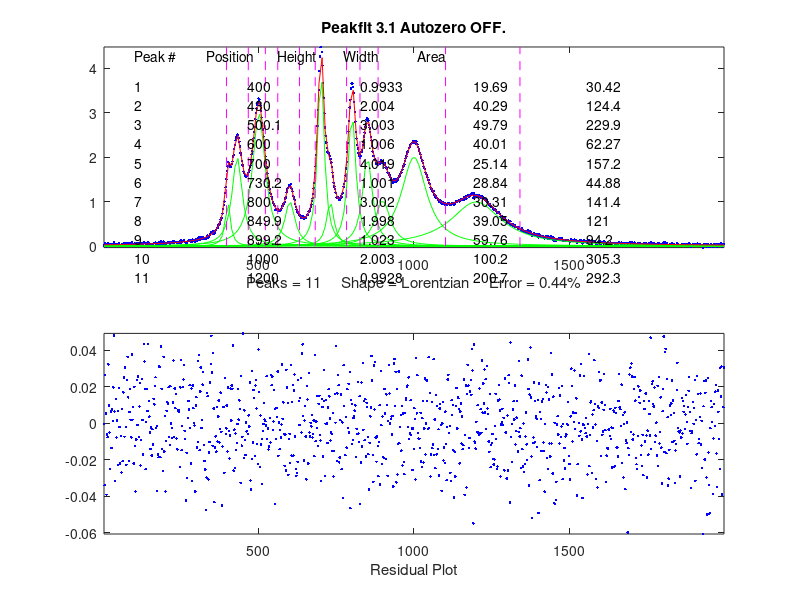

Source code (MATLAB):
function PeakFitDemo11Lor
% Demonstration script for ipf.m, with built-in signal generator.  
% You can change the character of the signal in lines 11-117.
% T. C. O'Haver (toh@umd.edu).  Version 3: August 23, 2008. 

format short g
format compact
warning off all

% Generate simulated signal
n=2000;  % maximum x-value
increment=2; % Difference between adjacent x values
x=[1:increment:n];
amp=[1 2 3 1 4 1 3 2 1 2 1];  % Amplitudes of the peaks (one entry for each peak)
pos=[400 430 500 600 700 730 800 850 900 1000 1200];   % Positions of the peaks (one entry for each peak)
wid=[20 40 50 40 25 30 30 40 60 100 200];   % Widths of the peaks (one entry for each peak)
noise=.02;
% A = matrix containing one of the unit-amplidude functions in each of its rows
clear A
A=zeros(length(pos),length(x));
for k=1:length(pos),
  A(k,:)=lorentzian(x,pos(k),wid(k));  % Gaussian function
  area(k)=amp(k).*trapz(x,A(k,:)); % Computes peak areas via trapaziod method
end
TrueY=amp*A;  % Multiplies each row by the corresponding amplitude and adds them up
% TrueY=TrueY+lorentzian(x,0,1000); % Adds sloping curved baseline 
y = TrueY + noise .* randn(size(x));

% Arrange the peak parameters of the simulated signal into a matrix
ColumnLabels='           Peak#   Position     Height     Width       Area';
NumPeaks=length(pos);
for m=1:NumPeaks,
  if m==1,  
     ActualParameters=[m pos(m) amp(m) wid(m) area(m) ]; 
  else
     ActualParameters=[ActualParameters; [m pos(m) amp(m) wid(m) area(m) ]];
  end
end
plot(x,y)
drawnow
disp('Test signal with 11 overlapping Lorentzian peaks ')
% Display the peak parameters of the simulated signal 
ColumnLabels
ActualParameters

disp(' ')
disp('Peakfit 3.1 can fit any number of peaks, in theory. However, a simple ')
disp('default fit for 11 peaks does not work at all with this many peaks: ')
disp(' ')
disp('>> [FitResults,FitError]=peakfit([x;y],0,0,11)')
[FitResults,FitError]=peakfit([x;y],0,0,11)
disp(' ')
disp('The only way to get a good fit in this case is to give it good "start" estimate:') 
disp(' ')
disp('>> [FitResults,FitError]=peakfit([x;y],0,0,11,2,0,1,[400 20 430 40 500 50 600 40 700 20 730 20 800 30 850 40 900 60 1000 100 1200 200],0)')
[FitResults,FitError]=peakfit([x;y],0,0,11,2,0,1,[400 20 430 40 500 50 600 40 700 20 730 20 800 30 850 40 900 60 1000 100 1200 200],0)
disp(' ')
disp('Now you can compare these FitResults to the ActualParameters.')
disp('As an experiment, make a small change to the peak amplitudes (amp),')
disp('position (pos), or widths (wid), in lines 14-16, to see if the ')
disp('fitting results track your changes. ')
% Internal functions
function [FitResults,LowestError,BestStart,xi,yi,BootResults]=peakfit(signal,center,window,NumPeaks,peakshape,extra,NumTrials,start,AUTOZERO,fixedwidth)
% Version 3.1: September, 2012. Unlimited Number of peaks. Bug fixes.
% A command-line peak fittingds program for time-series signals, 
% written as a self-contained Matlab function in a single m-file. 
% Uses an non-linear optimization algorithm to decompose a complex, 
% overlapping-peak signal into its component parts. The objective
% is to determine whether your signal can be represented as the sum of
% fundamental underlying peaks shapes. Accepts signals of any length,
% including those with non-integer and non-uniform x-values. Fits 
% Gaussian, equal-width Gaussians, exponentially-broadened Gaussian, 
% Lorentzian, equal-width Lorentzians, Pearson, Logistic, exponential
% pulse, and sigmoid shapes (expandable to other shapes). This is a command
% line version, usable from a remote terminal. It is capable of making 
% multiple trial fits with sightly different starting values and taking
% the one with the lowest mean fit error.  Version 3.1: September, 2012, 
%
% PEAKFIT(signal);       
% Performs an iterative least-squares fit of a single Gaussian  
% peak to the data matrix "signal", which has x values 
% in column 1 and Y values in column 2 (e.g. [x y])
%
% PEAKFIT(signal,center,window);
% Fits a single Gaussian peak to a portion of the 
% matrix "signal". The portion is centered on the 
% x-value "center" and has width "window" (in x units).
% 
% PEAKFIT(signal,center,window,NumPeaks);
% "NumPeaks" = number of peaks in the model (default is 1 if not
% specified). No limit to maximum number of peaks in version 3.1
% 
% PEAKFIT(signal,center,window,NumPeaks,peakshape);
% Specifies the peak shape of the model: "peakshape" = 1-12.
% (1=Gaussian (default), 2=Lorentzian, 3=logistic, 4=Pearson, 
% 5=exponentionally broadened Gaussian; 6=equal-width Gaussians;
% 7=Equal-width Lorentzians; 8=exponentionally broadened equal-width
% Gaussian, 9=exponential pulse, 10=sigmoid, 11=Fixed-width Gaussian, 
% 12=Fixed-width Lorentzian;).
%
% PEAKFIT(signal,center,window,NumPeaks,peakshape,extra)
% Specifies the value of 'extra', used in the Pearson and the
% exponentionally broadened Gaussian shapes to fine-tune the peak shape. 
% 
% PEAKFIT(signal,center,window,NumPeaks,peakshape,extra,NumTrials);
% Performs "NumTrials" trial fits and selects the best one (with lowest
% fitting error). NumTrials can be any positive integer (default is 1).
%
% PEAKFIT(signal,center,window,NumPeaks,peakshape,extra,NumTrials,start)
% Specifies the first guesses vector "firstguess" for the peak positions
%  and widths, e.g. start=[position1 width1 position2 width2 ...]
% 
% [FitResults,MeanFitError]=PEAKFIT(signal,center,window...)
% Returns the FitResults vector in the order peak number, peak
% position, peak height, peak width, and peak area), and the MeanFitError
% (the percent RMS difference between the data and the model in the
% selected segment of that data) of the best fit.
%
% Optional output parameters 
% 1. FitResults: a table of model peak parameters, one row for each peak,
%    listing Peak number, Peak position, Height, Width, and Peak area.
% 2. LowestError: The rms fitting error of the best trial fit.
% 3. BestStart: the starting guesses that gave the best fit.
% 4. xi: vector containing 100 interploated x-values for the model peaks. 
% 5. yi: matrix containing the y values of each model peak at each xi. 
%    Type plot(xi,yi(1,:)) to plot peak 1 or plot(xi,yi) to plot all peaks
% 6. BootResults: a table of bootstrap precision results for a each peak
%    and [peak parameter.
% T. C. O'Haver (toh@umd.edu). Version 3 
%  
% Example 1: 
% >> x=[0:.1:10]';y=exp(-(x-5).^2);peakfit([x y])
% Fits exp(-x)^2 with a single Gaussian peak model.
%
%        Peak number  Peak position   Height     Width      Peak area
%             1            5            1        1.665       1.7725
%
% Example 2:
% x=[0:.1:10]';y=exp(-(x-5).^2)+.1*randn(size(x));peakfit([x y])
% Like Example 1, except that random noise is added to the y data.
% ans =
%             1         5.0279       0.9272      1.7948      1.7716
%
% Example 3:
% x=[0:.1:10];y=exp(-(x-5).^2)+.5*exp(-(x-3).^2)+.1*randn(size(x));
% peakfit([x' y'],5,19,2,1,0,1)
% Fits a noisy two-peak signal with a double Gaussian model (NumPeaks=2).
% ans =
%             1       3.0001      0.49489        1.642      0.86504
%             2       4.9927       1.0016       1.6597       1.7696
%
% Example 4:
% >> x=1:100;y=ones(size(x))./(1+(x-50).^2);peakfit(y,50,100,1,2)
% Create and fit Lorentzian located at x=50, height=1, width=2.
% ans =
%            1           50      0.99974       1.9971       3.1079
% Example 5: 
%   >> x=[0:.005:1];y=humps(x);peakfit([x' y'],.3,.7,1,4,3);
%   Fits a portion of the humps function, 0.7 units wide and centered on 
%   x=0.3, with a single (NumPeaks=1) Pearson function (peakshape=4)
%   with extra=3 (controls shape of Pearson function).
%
% Example 6: 
%  >> x=[0:.005:1];y=(humps(x)+humps(x-.13)).^3;smatrix=[x' y'];
%  >> [FitResults,MeanFitError]=peakfit(smatrix,.4,.7,2,1,0,10)
%  Creates a data matrix 'smatrix', fits a portion to a two-peak Gaussian
%  model, takes the best of 10 trials.  Returns FitResults and MeanFitError.
%  FitResults =
%              1      0.31056  2.0125e+006      0.11057  2.3689e+005
%              2      0.41529  2.2403e+006      0.12033  2.8696e+005
%  MeanFitError =
%         1.1899
%
% Example 7:
% >> peakfit([x' y'],.4,.7,2,1,0,10,[.3 .1 .5 .1]);
% As above, but specifies the first-guess position and width of the two
% peaks, in the order [position1 width1 position2 width2]
%
% Example 8:
% >> peakfit([x' y'],.4,.7,2,1,0,10,[.3 .1 .5 .1],0);
% As above, but sets AUTOZERO mode in the last argument.
% AUROZERO=0 does not subtract baseline from data segment. 
% AUROZERO=1 (default) subtracts linear baseline from data segment.
% AUROZERO=2, subtracts quadratic baseline from data segment.
%
% Example 8:
% >> x=[0:.1:10]';y=1./(1+x.^2)+exp(-(x-5).^2);peakfit([x y],5,5.5,0,0,0,0,0,2)
% ans =
%             1       5.0078      0.97001       1.6079       1.6598
% Fitting single Gaussian on a curved background, using quadratic
% autozero (2) and specifying center and window, but using placeholders (zeros) 
% to use default values for NumPeaks, peakshape, extra, NumTrials, and start.
%
% Example 9:
% >> x=[0:.1:10];y=exp(-(x-5).^2)+.5*exp(-(x-3).^2)+.1*randn(size(x));
% [FitResults,MeanFitError]=peakfit([x' y'],0,0,2,11,0,0,0,0,1.666)
% Same as example 3, fit with fixed-widrh Gaussian (shape 11), width=1.666
% 
% Example 10: (Prints out parameter error estimates; Version 3 only)
% >> x=0:.05:9;y=exp(-(x-5).^2)+.5*exp(-(x-3).^2)+.01*randn(1,length(x));
% >> [FitResults,LowestError,BestStart,xi,yi,BootstrapErrors]=peakfit([x;y],0,0,2,6,0,1,0,0,0);
%
% For more details, see
% http://terpconnect.umd.edu/~toh/spectrum/CurveFittingC.html and
% http://terpconnect.umd.edu/~toh/spectrum/InteractivePeakFitter.htm
%
global AA xxx PEAKHEIGHTS FIXEDWIDTH

format short g
format compact
warning off all

NumArgOut=nargout;
datasize=size(signal);
if datasize(1)<datasize(2),signal=signal';end
datasize=size(signal);
if datasize(2)==1, %  Must be isignal(Y-vector)
    X=1:length(signal); % Create an independent variable vector
    Y=signal;
else
    % Must be isignal(DataMatrix)
    X=signal(:,1); % Split matrix argument 
    Y=signal(:,2);
end
X=reshape(X,1,length(X)); % Adjust X and Y vector shape to 1 x n (rather than n x 1)
Y=reshape(Y,1,length(Y));
% If necessary, flip the data vectors so that X increases
if X(1)>X(length(X)),
    disp('X-axis flipped.')
    X=fliplr(X);
    Y=fliplr(Y);
end

% Isolate desired segment from data set for curve fitting
if nargin==1 || nargin==2,center=(max(X)-min(X))/2;window=max(X)-min(X);end
xoffset=center-window/2;
n1=val2ind(X,center-window/2);
n2=val2ind(X,center+window/2);
if window==0,n1=1;n2=length(X);end
xx=X(n1:n2)-xoffset;
yy=Y(n1:n2);
ShapeString='Gaussian';

% Define values of any missing arguments
switch nargin
    case 1
        NumPeaks=1;
        peakshape=1;
        extra=0;
        NumTrials=1;
        xx=X;yy=Y;
        start=calcstart(xx,NumPeaks,xoffset);
        AUTOZERO=1;
    case 2
        NumPeaks=1;
        peakshape=1;
        extra=0;
        NumTrials=1;
        xx=signal;yy=center;
        start=calcstart(xx,NumPeaks,xoffset);
        AUTOZERO=1;
    case 3
        NumPeaks=1;
        peakshape=1;
        extra=0;
        NumTrials=1;
        start=calcstart(xx,NumPeaks,xoffset);
        AUTOZERO=1;
        FIXEDWIDTH=0;
    case 4
        peakshape=1;
        extra=0;
        NumTrials=1;
        start=calcstart(xx,NumPeaks,xoffset);
        AUTOZERO=1;
        FIXEDWIDTH=0;
    case 5
        extra=0;
        NumTrials=1;
        start=calcstart(xx,NumPeaks,xoffset);
        AUTOZERO=1;
        FIXEDWIDTH=0;
    case 6
        NumTrials=1;
        start=calcstart(xx,NumPeaks,xoffset);
        AUTOZERO=1;
        FIXEDWIDTH=0;
    case 7
        start=calcstart(xx,NumPeaks,xoffset);
        AUTOZERO=1;
        FIXEDWIDTH=0;
    case 8
        AUTOZERO=1;
        FIXEDWIDTH=0;
    case 10
        FIXEDWIDTH=fixedwidth;
    otherwise
end % switch nargin

% Default values for placeholder zeros
if NumTrials==0;NumTrials=1;end
if peakshape==0;peakshape=1;end
if NumPeaks==0;NumPeaks=1;end
if start==0;start=calcstart(xx,NumPeaks,xoffset);end
if FIXEDWIDTH==0, FIXEDWIDTH=length(xx)/10;end

% Remove linear baseline from data segment if AUTOZERO==1
X1=min(xx);
X2=max(xx);
bkgsize=round(length(xx)/10);
if bkgsize<2,bkgsize=2;end
if AUTOZERO==1, % linear autozero operation  
  Y1=mean(yy(1:bkgsize));
  Y2=mean(yy((length(xx)-bkgsize):length(xx)));
  yy=yy-((Y2-Y1)/(X2-X1)*(xx-X1)+Y1);
end % if
lxx=length(xx);
if AUTOZERO==2, % Quadratic autozero operation  
    XX1=xx(1:round(lxx/bkgsize));
    XX2=xx((lxx-round(lxx/bkgsize)):lxx);
    Y1=yy(1:round(length(xx)/bkgsize));
    Y2=yy((lxx-round(lxx/bkgsize)):lxx);
    bkgcoef=polyfit([XX1,XX2],[Y1,Y2],2);  % Fit parabola to sub-group of points
    bkg=polyval(bkgcoef,xx);
    yy=yy-bkg;
end % if autozero

PEAKHEIGHTS=zeros(1,NumPeaks);
n=length(xx);
newstart=start;
for peaks=1:NumPeaks,
     peakindex=2*peaks-1;
     newstart(peakindex)=start(peakindex)-xoffset;
end

% Assign ShapStrings
switch peakshape
    case 1
        ShapeString='Gaussian';
    case 2
        ShapeString='Lorentzian';
    case 3
        ShapeString='Logistic';
    case 4
        ShapeString='Pearson';
    case 5
        ShapeString='ExpGaussian';
    case 6
        ShapeString='Equal width Gaussians';
    case 7
        ShapeString='Equal width Lorentzians';
    case 8
        ShapeString='Exp. equal width Gaussians';
    case 9
        ShapeString='Exponential Pulse';
    case 10
        ShapeString='Sigmoid';
    case 11
        ShapeString='Fixed-width Gaussian';
    case 12
        ShapeString='Fixed-width Lorentzian';
    otherwise
end % switch peakshape
  
% Perform peak fitting for selected peak shape using fminsearch function
options = optimset('TolX',.00001,'Display','off' );
LowestError=1000; % or any big number greater than largest error expected
FitParameters=zeros(1,NumPeaks.*2); 
BestStart=zeros(1,NumPeaks.*2); 
height=zeros(1,NumPeaks); 
bestmodel=zeros(size(yy));
for k=1:NumTrials, 
    % disp(['Trial number ' num2str(k) ] ) % optionally prints the current trial number as progress indicator
  switch peakshape
    case 1
        TrialParameters=fminsearch(@fitgaussian,newstart,options,xx,yy);
    case 2
        TrialParameters=fminsearch(@fitlorentzian,newstart,options,xx,yy);
    case 3
        TrialParameters=fminsearch(@fitlogistic,newstart,options,xx,yy);
    case 4
        TrialParameters=fminsearch(@fitpearson,newstart,options,xx,yy,extra);
    case 5
        zxx=[zeros(size(xx)) xx zeros(size(xx)) ];
        zyy=[zeros(size(yy)) yy zeros(size(yy)) ];
        TrialParameters=fminsearch(@fitexpgaussian,newstart,options,zxx,zyy,-extra);n';
    case 6
        cwnewstart(1)=newstart(1);
        for pc=2:NumPeaks,
            cwnewstart(pc)=newstart(2.*pc-1);  
        end
        cwnewstart(NumPeaks+1)=(max(xx)-min(xx))/5;
        TrialParameters=fminsearch(@fitewgaussian,cwnewstart,options,xx,yy);
    case 7
        cwnewstart(1)=newstart(1);
        for pc=2:NumPeaks,
            cwnewstart(pc)=newstart(2.*pc-1);  
        end
        cwnewstart(NumPeaks+1)=(max(xx)-min(xx))/5;
        TrialParameters=fminsearch(@fitlorentziancw,cwnewstart,options,xx,yy);
    case 8
        cwnewstart(1)=newstart(1);
        for pc=2:NumPeaks,
            cwnewstart(pc)=newstart(2.*pc-1);  
        end
        cwnewstart(NumPeaks+1)=(max(xx)-min(xx))/5;
        TrialParameters=fminsearch(@fitexpewgaussian,cwnewstart,options,xx,yy,-extra);
      case 9
          TrialParameters=fminsearch(@fitexppulse,newstart,options,xx,yy);
      case 10
          TrialParameters=fminsearch(@fitsigmoid,newstart,options,xx,yy);
      case 11
          fixedstart=[];
          for pc=1:NumPeaks,
              fixedstart(pc)=min(xx)+pc.*(max(xx)-min(xx))./(NumPeaks+1);
          end
          TrialParameters=fminsearch(@FitFWGaussian,fixedstart,options,xx,yy);
      case 12
          fixedstart=[];
          for pc=1:NumPeaks,
              fixedstart(pc)=min(xx)+pc.*(max(xx)-min(xx))./(NumPeaks+1);
          end
          TrialParameters=fminsearch(@FitFWLorentzian,fixedstart,options,xx,yy);
      otherwise
  end % switch peakshape
  
% Construct model from Trial parameters
A=zeros(NumPeaks,n);
for m=1:NumPeaks,
    switch peakshape
        case 1
            A(m,:)=gaussian(xx,TrialParameters(2*m-1),TrialParameters(2*m));
        case 2
            A(m,:)=lorentzian(xx,TrialParameters(2*m-1),TrialParameters(2*m));
        case 3
            A(m,:)=logistic(xx,TrialParameters(2*m-1),TrialParameters(2*m));
        case 4
            A(m,:)=pearson(xx,TrialParameters(2*m-1),TrialParameters(2*m),extra);
        case 5
            A(m,:)=expgaussian(xx,TrialParameters(2*m-1),TrialParameters(2*m),-extra)';
        case 6
            A(m,:)=gaussian(xx,TrialParameters(m),TrialParameters(NumPeaks+1));
        case 7
            A(m,:)=lorentzian(xx,TrialParameters(m),TrialParameters(NumPeaks+1));
        case 8
            A(m,:)=expgaussian(xx,TrialParameters(m),TrialParameters(NumPeaks+1),-extra)';
        case 9
            A(m,:)=exppulse(xx,TrialParameters(2*m-1),TrialParameters(2*m));
        case 10
            A(m,:)=sigmoid(xx,TrialParameters(2*m-1),TrialParameters(2*m));
        case 11
            A(m,:)=gaussian(xx,TrialParameters(m),FIXEDWIDTH);
        case 12
            A(m,:)=lorentzian(xx,TrialParameters(m),FIXEDWIDTH);
        otherwise
    end % switch
    for parameter=1:2:2*NumPeaks,
        newstart(parameter)=newstart(parameter)*(1+randn/50);
        newstart(parameter+1)=newstart(parameter+1)*(1+randn/10);
    end
end % for

% Multiplies each row by the corresponding amplitude and adds them up
model=PEAKHEIGHTS'*A;

% Compare trial model to data segment and compute the fit error
  MeanFitError=100*norm(yy-model)./(sqrt(n)*max(yy));
  % Take only the single fit that has the lowest MeanFitError
  if MeanFitError<LowestError, 
      if min(PEAKHEIGHTS)>0,  % Consider only fits with positive peak heights
        LowestError=MeanFitError;  % Assign LowestError to the lowest MeanFitError
        FitParameters=TrialParameters;  % Assign FitParameters to the fit with the lowest MeanFitError
        BestStart=newstart; % Assign BestStart to the start with the lowest MeanFitError
        height=PEAKHEIGHTS; % Assign height to the PEAKHEIGHTS with the lowest MeanFitError
        bestmodel=model; % Assign bestmodel to the model with the lowest MeanFitError
      end % if min(PEAKHEIGHTS)>0
  end % if MeanFitError<LowestError
end % for k (NumTrials)
%
% Construct model from best-fit parameters
AA=zeros(NumPeaks,200);
xxx=linspace(min(xx),max(xx),200);
for m=1:NumPeaks,
   switch peakshape
    case 1
        AA(m,:)=gaussian(xxx,FitParameters(2*m-1),FitParameters(2*m));
    case 2
        AA(m,:)=lorentzian(xxx,FitParameters(2*m-1),FitParameters(2*m));
    case 3
        AA(m,:)=logistic(xxx,FitParameters(2*m-1),FitParameters(2*m));
    case 4
        AA(m,:)=pearson(xxx,FitParameters(2*m-1),FitParameters(2*m),extra);
    case 5
        AA(m,:)=expgaussian(xxx,FitParameters(2*m-1),FitParameters(2*m),-extra*length(xxx)./length(xx))';
    case 6
        AA(m,:)=gaussian(xxx,FitParameters(m),FitParameters(NumPeaks+1));
    case 7
        AA(m,:)=lorentzian(xxx,FitParameters(m),FitParameters(NumPeaks+1));
    case 8
        AA(m,:)=expgaussian(xxx,FitParameters(m),FitParameters(NumPeaks+1),-extra*length(xxx)./length(xx))';
    case 9
        AA(m,:)=exppulse(xxx,FitParameters(2*m-1),FitParameters(2*m));  
    case 10
        AA(m,:)=sigmoid(xxx,FitParameters(2*m-1),FitParameters(2*m));   
    case 11
        AA(m,:)=gaussian(xxx,FitParameters(m),FIXEDWIDTH);
    case 12
        AA(m,:)=lorentzian(xxx,FitParameters(m),FIXEDWIDTH);
       otherwise
  end % switch
end % for

% Multiplies each row by the corresponding amplitude and adds them up
heightsize=size(height');
AAsize=size(AA);
if heightsize(2)==AAsize(1),
   mmodel=height'*AA;
else
    mmodel=height*AA;
end
% Top half of the figure shows original signal and the fitted model.
subplot(2,1,1);plot(xx+xoffset,yy,'b.'); % Plot the original signal in blue dots
hold on
for m=1:NumPeaks,
    plot(xxx+xoffset,height(m)*AA(m,:),'g')  % Plot the individual component peaks in green lines
    area(m)=trapz(xxx+xoffset,height(m)*AA(m,:)); % Compute the area of each component peak using trapezoidal method
    yi(m,:)=height(m)*AA(m,:); % (NEW) Place y values of individual model peaks into matrix yi
end
xi=xxx+xoffset; % (NEW) Place the x-values of the individual model peaks into xi

% Mark starting peak positions with vertical dashed lines
for marker=1:NumPeaks,
    markx=BestStart((2*marker)-1);
    subplot(2,1,1);plot([markx+xoffset markx+xoffset],[0 max(yy)],'m--')
end % for
plot(xxx+xoffset,mmodel,'r');  % Plot the total model (sum of component peaks) in red lines
hold off;
axis([min(xx)+xoffset max(xx)+xoffset min(yy) max(yy)]);
switch AUTOZERO,
    case 0
    title('Peakfit 3.1 Autozero OFF.')
    case 1
    title('Peakfit 3.1 Linear autozero.')
    case 2
    title('Peakfit 3.1 Quadratic autozero.')
end
if peakshape==4||peakshape==5||peakshape==8, % Shapes with Extra factor
    xlabel(['Peaks = ' num2str(NumPeaks) '     Shape = ' ShapeString '     Error = ' num2str(round(100*LowestError)/100) '%    Extra = ' num2str(extra) ] )
else
    xlabel(['Peaks = ' num2str(NumPeaks) '     Shape = ' ShapeString '     Error = ' num2str(round(100*LowestError)/100) '%' ] )
end

% Bottom half of the figure shows the residuals and displays RMS error
% between original signal and model
residual=yy-bestmodel;
subplot(2,1,2);plot(xx+xoffset,residual,'b.')
axis([min(xx)+xoffset max(xx)+xoffset min(residual) max(residual)]);
xlabel('Residual Plot')

% Put results into a matrix, one row for each peak, showing peak index number,
% position, amplitude, and width.
for m=1:NumPeaks,
    if m==1,
        if peakshape==6||peakshape==7||peakshape==8, % equal-width peak models
            FitResults=[[round(m) FitParameters(m)+xoffset height(m) abs(FitParameters(NumPeaks+1)) area(m)]];
        else
            if peakshape==11||peakshape==12,
                FitResults=[[round(m) FitParameters(m)+xoffset height(m) FIXEDWIDTH area(m)]];
            else
                FitResults=[[round(m) FitParameters(2*m-1)+xoffset height(m) abs(FitParameters(2*m)) area(m)]];
            end
        end % if peakshape
    else
        if peakshape==6||peakshape==7||peakshape==8, % equal-width peak models
            FitResults=[FitResults ; [round(m) FitParameters(m)+xoffset height(m) abs(FitParameters(NumPeaks+1)) area(m)]];
        else
            if peakshape==11||peakshape==12,
                FitResults=[FitResults ; [round(m) FitParameters(m)+xoffset height(m) FIXEDWIDTH area(m)]];
            else
                FitResults=[FitResults ; [round(m) FitParameters(2*m-1)+xoffset height(m) abs(FitParameters(2*m)) area(m)]];
            end
        end % if peakshape
    end % m==1
end % for m=1:NumPeaks

% Display Fit Results on upper graph
subplot(2,1,1);
startx=min(xx)+xoffset+(max(xx)-min(xx))./20;
dxx=(max(xx)-min(xx))./10;
dyy=(max(yy)-min(yy))./10;
starty=max(yy)-dyy;
FigureSize=get(gcf,'Position');
if peakshape==9||peakshape==10,
    text(startx,starty+dyy/2,['Peak #          tau1           Height           tau2             Area'] );
else
    text(startx,starty+dyy/2,['Peak #          Position        Height         Width             Area'] ); 
end
% Display FitResults using sprintf
 for peaknumber=1:NumPeaks,
    for column=1:5,
        itemstring=sprintf('%0.4g',FitResults(peaknumber,column));
        xposition=startx+(1.7.*dxx.*(column-1).*(600./FigureSize(3)));
        yposition=starty-peaknumber.*dyy.*(400./FigureSize(4));
        text(xposition,yposition,itemstring);
    end
 end
 if NumArgOut==6,
     disp('Computing bootstrap sampling statistics.....')
     BootstrapResultsMatrix=zeros(5,100,NumPeaks);
     BootstrapErrorMatrix=zeros(1,100,NumPeaks);
     clear bx by
     cutoff=0.5;
   % offset=xoffset
   % sizexx=size(xx)
   % sizeyy=size(yy)
     tic;
     for trial=1:100,
         n=1;
         bx=xx;
         by=yy;
         while n<length(xx)-1,
             if rand>cutoff,
                 bx(n)=xx(n+1);
                 by(n)=yy(n+1);
             end
             n=n+1;
         end
         bx=bx+xoffset;
         [FitResults,BootFitError]=fitpeaks(bx,by,NumPeaks,peakshape,extra,NumTrials,start,AUTOZERO,FIXEDWIDTH);
         for peak=1:NumPeaks,
             BootstrapResultsMatrix(:,trial,peak)=FitResults(peak,:);
             BootstrapErrorMatrix(:,trial,peak)=BootFitError;
         end
     end
     toc;
     for peak=1:NumPeaks,
         disp(' ')
         disp(['Peak #',num2str(peak) '         Position    Height       Width       Area']);
         BootstrapMean=mean(real(BootstrapResultsMatrix(:,:,peak)'));
         BootstrapSTD=std(BootstrapResultsMatrix(:,:,peak)');
         BootstrapIQR=iqr(BootstrapResultsMatrix(:,:,peak)');
         PercentRSD=100.*BootstrapSTD./BootstrapMean;
         PercentIQR=100.*BootstrapIQR./BootstrapMean;
         BootstrapMean=BootstrapMean(2:5);
         BootstrapSTD=BootstrapSTD(2:5);
         BootstrapIQR=BootstrapIQR(2:5);
         PercentRSD=PercentRSD(2:5);
         PercentIQR=PercentIQR(2:5);
         disp(['Bootstrap Mean: ', num2str(BootstrapMean)])
        disp(['Bootstrap STD:  ', num2str(BootstrapSTD)])
        disp(['Bootstrap IQR:  ', num2str(BootstrapIQR)])
        disp(['Percent RSD:    ', num2str(PercentRSD)])
        disp(['Percent IQR:    ', num2str(PercentIQR)])
        BootResults(peak,:)=[BootstrapMean BootstrapSTD PercentRSD BootstrapIQR PercentIQR];
     end
 end
% ----------------------------------------------------------------------
function [FitResults,LowestError]=fitpeaks(xx,yy,NumPeaks,peakshape,extra,NumTrials,start,AUTOZERO,fixedwidth)
% Based on peakfit Version 3: June, 2012. 
global PEAKHEIGHTS FIXEDWIDTH
format short g
format compact
warning off all
FIXEDWIDTH=fixedwidth;
xoffset=0;
if start==0;start=calcstart(xx,NumPeaks,xoffset);end
PEAKHEIGHTS=zeros(1,NumPeaks);
n=length(xx);
newstart=start;

for peaks=1:NumPeaks,
     peakindex=2*peaks-1;
     newstart(peakindex)=start(peakindex)-xoffset;
end

% Perform peak fitting for selected peak shape using fminsearch function
options = optimset('TolX',.00001,'Display','off' );
LowestError=1000; % or any big number greater than largest error expected
FitParameters=zeros(1,NumPeaks.*2); 
BestStart=zeros(1,NumPeaks.*2); 
height=zeros(1,NumPeaks); 
bestmodel=zeros(size(yy));
for k=1:NumTrials, 
  switch peakshape
    case 1
        TrialParameters=fminsearch(@fitgaussian,newstart,options,xx,yy);
    case 2
        TrialParameters=fminsearch(@fitlorentzian,newstart,options,xx,yy);
    case 3
        TrialParameters=fminsearch(@fitlogistic,newstart,options,xx,yy);
    case 4
        TrialParameters=fminsearch(@fitpearson,newstart,options,xx,yy,extra);
    case 5
        zxx=[zeros(size(xx)) xx zeros(size(xx)) ];
        zyy=[zeros(size(yy)) yy zeros(size(yy)) ];
        TrialParameters=fminsearch(@fitexpgaussian,newstart,options,zxx,zyy,-extra);n';
    case 6
        cwnewstart(1)=newstart(1);
        for pc=2:NumPeaks,
            cwnewstart(pc)=newstart(2.*pc-1);  
        end
        cwnewstart(NumPeaks+1)=(max(xx)-min(xx))/5;
        TrialParameters=fminsearch(@fitewgaussian,cwnewstart,options,xx,yy);
    case 7
        cwnewstart(1)=newstart(1);
        for pc=2:NumPeaks,
            cwnewstart(pc)=newstart(2.*pc-1);  
        end
        cwnewstart(NumPeaks+1)=(max(xx)-min(xx))/5;
        TrialParameters=fminsearch(@fitlorentziancw,cwnewstart,options,xx,yy);
    case 8
        cwnewstart(1)=newstart(1);
        for pc=2:NumPeaks,
            cwnewstart(pc)=newstart(2.*pc-1);  
        end
        cwnewstart(NumPeaks+1)=(max(xx)-min(xx))/5;
        TrialParameters=fminsearch(@fitexpewgaussian,cwnewstart,options,xx,yy,-extra);
      case 9
          TrialParameters=fminsearch(@fitexppulse,newstart,options,xx,yy);
      case 10
          TrialParameters=fminsearch(@fitsigmoid,newstart,options,xx,yy);
      case 11
          fixedstart=[];
          for pc=1:NumPeaks,
              fixedstart(pc)=min(xx)+pc.*(max(xx)-min(xx))./(NumPeaks+1);
          end
          TrialParameters=fminsearch(@FitFWGaussian,fixedstart,options,xx,yy);
      case 12
          fixedstart=[];
          for pc=1:NumPeaks,
              fixedstart(pc)=min(xx)+pc.*(max(xx)-min(xx))./(NumPeaks+1);
          end
          TrialParameters=fminsearch(@FitFWLorentzian,fixedstart,options,xx,yy);
      otherwise
  end % switch peakshape
  
% Construct model from Trial parameters
A=zeros(NumPeaks,n);
for m=1:NumPeaks,
   switch peakshape
    case 1
        A(m,:)=gaussian(xx,TrialParameters(2*m-1),TrialParameters(2*m));
    case 2
        A(m,:)=lorentzian(xx,TrialParameters(2*m-1),TrialParameters(2*m));
    case 3
        A(m,:)=logistic(xx,TrialParameters(2*m-1),TrialParameters(2*m));
    case 4
        A(m,:)=pearson(xx,TrialParameters(2*m-1),TrialParameters(2*m),extra);
    case 5
        A(m,:)=expgaussian(xx,TrialParameters(2*m-1),TrialParameters(2*m),-extra)';
    case 6
        A(m,:)=gaussian(xx,TrialParameters(m),TrialParameters(NumPeaks+1));
    case 7
        A(m,:)=lorentzian(xx,TrialParameters(m),TrialParameters(NumPeaks+1));  
    case 8
        A(m,:)=expgaussian(xx,TrialParameters(m),TrialParameters(NumPeaks+1),-extra)';    
    case 9
        A(m,:)=exppulse(xx,TrialParameters(2*m-1),TrialParameters(2*m));  
    case 10
        A(m,:)=sigmoid(xx,TrialParameters(2*m-1),TrialParameters(2*m)); 
    case 11
        A(m,:)=gaussian(xx,TrialParameters(m),FIXEDWIDTH);
    case 12
        A(m,:)=lorentzian(xx,TrialParameters(m),FIXEDWIDTH); 
   otherwise
   end % switch
    for parameter=1:2:2*NumPeaks,
        newstart(parameter)=newstart(parameter)*(1+randn/50);
        newstart(parameter+1)=newstart(parameter+1)*(1+randn/10);
    end
end % for
% Multiplies each row by the corresponding amplitude and adds them up
model=PEAKHEIGHTS'*A;

% Compare trial model to data segment and compute the fit error
  MeanFitError=100*norm(yy-model)./(sqrt(n)*max(yy));
  % Take only the single fit that has the lowest MeanFitError
  if MeanFitError<LowestError, 
      if min(PEAKHEIGHTS)>0,  % Consider only fits with positive peak heights
        LowestError=MeanFitError;  % Assign LowestError to the lowest MeanFitError
        FitParameters=TrialParameters;  % Assign FitParameters to the fit with the lowest MeanFitError
%         BestStart=newstart; % Assign BestStart to the start with the lowest MeanFitError
        height=PEAKHEIGHTS; % Assign height to the PEAKHEIGHTS with the lowest MeanFitError
%         bestmodel=model; % Assign bestmodel to the model with the lowest MeanFitError
      end % if min(PEAKHEIGHTS)>0
  end % if MeanFitError<LowestError
end % for k (NumTrials)

for m=1:NumPeaks,
    area(m)=trapz(xx+xoffset,height(m)*A(m,:)); % Compute the area of each component peak using trapezoidal method
end

for m=1:NumPeaks,
    if m==1,
        if peakshape==6||peakshape==7||peakshape==8, % equal-width peak models
            FitResults=[[round(m) FitParameters(m)+xoffset height(m) abs(FitParameters(NumPeaks+1)) area(m)]];
        else
            if peakshape==11||peakshape==12,
                FitResults=[[round(m) FitParameters(m)+xoffset height(m) FIXEDWIDTH area(m)]];
            else
                FitResults=[[round(m) FitParameters(2*m-1)+xoffset height(m) abs(FitParameters(2*m)) area(m)]];
            end
        end % if peakshape
    else
        if peakshape==6||peakshape==7||peakshape==8, % equal-width peak models
            FitResults=[FitResults ; [round(m) FitParameters(m)+xoffset height(m) abs(FitParameters(NumPeaks+1)) area(m)]];
        else
            if peakshape==11||peakshape==12,
                FitResults=[FitResults ; [round(m) FitParameters(m)+xoffset height(m) FIXEDWIDTH area(m)]];
            else
                FitResults=[FitResults ; [round(m) FitParameters(2*m-1)+xoffset height(m) abs(FitParameters(2*m)) area(m)]];
            end
        end % if peakshape
    end % m==1
end % for m=1:NumPeaks
% ----------------------------------------------------------------------
function start=calcstart(xx,NumPeaks,xoffset)
  n=max(xx)-min(xx);
  start=[];
  startpos=[n/(NumPeaks+1):n/(NumPeaks+1):n-(n/(NumPeaks+1))]+min(xx);
  for marker=1:NumPeaks,
      markx=startpos(marker)+ xoffset;
      start=[start markx n/5];
  end % for marker
% ----------------------------------------------------------------------
function [index,closestval]=val2ind(x,val)
% Returns the index and the value of the element of vector x that is closest to val
% If more than one element is equally close, returns vectors of indicies and values
% Tom O'Haver (toh@umd.edu) October 2006
% Examples: If x=[1 2 4 3 5 9 6 4 5 3 1], then val2ind(x,6)=7 and val2ind(x,5.1)=[5 9]
% [indices values]=val2ind(x,3.3) returns indices = [4 10] and values = [3 3]
dif=abs(x-val);
index=find((dif-min(dif))==0);
closestval=x(index);
% ----------------------------------------------------------------------
function err = fitgaussian(lambda,t,y)
% Fitting function for a Gaussian band signal.
global PEAKHEIGHTS
numpeaks=round(length(lambda)/2);
A = zeros(length(t),numpeaks);
for j = 1:numpeaks,
    A(:,j) = gaussian(t,lambda(2*j-1),lambda(2*j))';
end 
PEAKHEIGHTS = abs(A\y');
z = A*PEAKHEIGHTS;
err = norm(z-y');
% ----------------------------------------------------------------------
function err = fitewgaussian(lambda,t,y)
% Fitting function for a Gaussian band signal with equal peak widths.
global PEAKHEIGHTS
numpeaks=round(length(lambda)-1);
A = zeros(length(t),numpeaks);
for j = 1:numpeaks,
    A(:,j) = gaussian(t,lambda(j),lambda(numpeaks+1))';
end
PEAKHEIGHTS = abs(A\y');
z = A*PEAKHEIGHTS;
err = norm(z-y');
% ----------------------------------------------------------------------
function err = FitFWGaussian(lambda,t,y)
%	Fitting function for a fixed width Gaussian
global PEAKHEIGHTS FIXEDWIDTH
numpeaks=round(length(lambda));
A = zeros(length(t),numpeaks);
for j = 1:numpeaks,
    A(:,j) = gaussian(t,lambda(j),FIXEDWIDTH)';
end
PEAKHEIGHTS = abs(A\y');
z = A*PEAKHEIGHTS;
err = norm(z-y');
% ----------------------------------------------------------------------
function err = FitFWLorentzian(lambda,t,y)
%	Fitting function for a fixed width Gaussian
global PEAKHEIGHTS FIXEDWIDTH
numpeaks=round(length(lambda));
A = zeros(length(t),numpeaks);
for j = 1:numpeaks,
    A(:,j) = lorentzian(t,lambda(j),FIXEDWIDTH)';
end
PEAKHEIGHTS = abs(A\y');
z = A*PEAKHEIGHTS;
err = norm(z-y');
% ----------------------------------------------------------------------
function err = fitlorentziancw(lambda,t,y)
% Fitting function for a Lorentzian band signal with equal peak widths.
global PEAKHEIGHTS
numpeaks=round(length(lambda)-1);
A = zeros(length(t),numpeaks);
for j = 1:numpeaks,
    A(:,j) = lorentzian(t,lambda(j),lambda(numpeaks+1))';
end
PEAKHEIGHTS = abs(A\y');
z = A*PEAKHEIGHTS;
err = norm(z-y');
% ----------------------------------------------------------------------
function g = gaussian(x,pos,wid)
%  gaussian(X,pos,wid) = gaussian peak centered on pos, half-width=wid
%  X may be scalar, vector, or matrix, pos and wid both scalar
% Examples: gaussian([0 1 2],1,2) gives result [0.5000    1.0000    0.5000]
% plot(gaussian([1:100],50,20)) displays gaussian band centered at 50 with width 20.
g = exp(-((x-pos)./(0.6005615.*wid)).^2);
% ----------------------------------------------------------------------
function err = fitlorentzian(lambda,t,y)
%	Fitting function for single lorentzian, lambda(1)=position, lambda(2)=width
%	Fitgauss assumes a lorentzian function 
global PEAKHEIGHTS
A = zeros(length(t),round(length(lambda)/2));
for j = 1:length(lambda)/2,
    A(:,j) = lorentzian(t,lambda(2*j-1),lambda(2*j))';
end
PEAKHEIGHTS = A\y';
z = A*PEAKHEIGHTS;
err = norm(z-y');
% ----------------------------------------------------------------------
function g = lorentzian(x,position,width)
% lorentzian(x,position,width) Lorentzian function.
% where x may be scalar, vector, or matrix
% position and width scalar
% T. C. O'Haver, 1988
% Example: lorentzian([1 2 3],2,2) gives result [0.5 1 0.5]
g=ones(size(x))./(1+((x-position)./(0.5.*width)).^2);
% ----------------------------------------------------------------------
function err = fitlogistic(lambda,t,y)
%	Fitting function for logistic, lambda(1)=position, lambda(2)=width
%	between the data and the values computed by the current
%	function of lambda.  Fitlogistic assumes a logistic function 
%  T. C. O'Haver, May 2006
global PEAKHEIGHTS
A = zeros(length(t),round(length(lambda)/2));
for j = 1:length(lambda)/2,
    A(:,j) = logistic(t,lambda(2*j-1),lambda(2*j))';
end
PEAKHEIGHTS = A\y';
z = A*PEAKHEIGHTS;
err = norm(z-y');
% ----------------------------------------------------------------------
function g = logistic(x,pos,wid)
% logistic function.  pos=position; wid=half-width (both scalar)
% logistic(x,pos,wid), where x may be scalar, vector, or matrix
% pos=position; wid=half-width (both scalar)
% T. C. O'Haver, 1991 
n = exp(-((x-pos)/(.477.*wid)) .^2);
g = (2.*n)./(1+n);
% ----------------------------------------------------------------------
function err = fitlognormal(lambda,t,y)
%	Fitting function for lognormal, lambda(1)=position, lambda(2)=width
%	between the data and the values computed by the current
%	function of lambda.  Fitlognormal assumes a lognormal function 
%  T. C. O'Haver, May 2006
global PEAKHEIGHTS
A = zeros(length(t),round(length(lambda)/2));
for j = 1:length(lambda)/2,
    A(:,j) = lognormal(t,lambda(2*j-1),lambda(2*j))';
end
PEAKHEIGHTS = A\y';
z = A*PEAKHEIGHTS;
err = norm(z-y');
% ----------------------------------------------------------------------
function g = lognormal(x,pos,wid)
% lognormal function.  pos=position; wid=half-width (both scalar)
% lognormal(x,pos,wid), where x may be scalar, vector, or matrix
% pos=position; wid=half-width (both scalar)
% T. C. O'Haver, 1991  
g = exp(-(log(x/pos)/(0.01.*wid)) .^2);
% ----------------------------------------------------------------------
function err = fitpearson(lambda,t,y,shapeconstant)
%   Fitting functions for a Pearson 7 band signal.
% T. C. O'Haver (toh@umd.edu),   Version 1.3, October 23, 2006.
global PEAKHEIGHTS
A = zeros(length(t),round(length(lambda)/2));
for j = 1:length(lambda)/2,
    A(:,j) = pearson(t,lambda(2*j-1),lambda(2*j),shapeconstant)';
end
PEAKHEIGHTS = A\y';
z = A*PEAKHEIGHTS;
err = norm(z-y');
% ----------------------------------------------------------------------
function g = pearson(x,pos,wid,m)
% Pearson VII function. 
% g = pearson7(x,pos,wid,m) where x may be scalar, vector, or matrix
% pos=position; wid=half-width (both scalar)
% m=some number
%  T. C. O'Haver, 1990  
g=ones(size(x))./(1+((x-pos)./((0.5.^(2/m)).*wid)).^2).^m;
% ----------------------------------------------------------------------
function err = fitexpgaussian(lambda,t,y,timeconstant)
%   Fitting functions for a exponentially-broadened Gaussian band signal.
%  T. C. O'Haver, October 23, 2006.
global PEAKHEIGHTS
A = zeros(length(t),round(length(lambda)/2));
for j = 1:length(lambda)/2,
    A(:,j) = expgaussian(t,lambda(2*j-1),lambda(2*j),timeconstant);
end
PEAKHEIGHTS = A\y';
z = A*PEAKHEIGHTS;
err = norm(z-y');
% ----------------------------------------------------------------------
function err = fitexpewgaussian(lambda,t,y,timeconstant)
% Fitting function for exponentially-broadened Gaussian bands with equal peak widths.
global PEAKHEIGHTS
numpeaks=round(length(lambda)-1);
A = zeros(length(t),numpeaks);
for j = 1:numpeaks,
    A(:,j) = expgaussian(t,lambda(j),lambda(numpeaks+1),timeconstant);
end
PEAKHEIGHTS = abs(A\y');
z = A*PEAKHEIGHTS;
err = norm(z-y');
% ----------------------------------------------------------------------
function g = expgaussian(x,pos,wid,timeconstant)
%  Exponentially-broadened gaussian(x,pos,wid) = gaussian peak centered on pos, half-width=wid
%  x may be scalar, vector, or matrix, pos and wid both scalar
%  T. C. O'Haver, 2006
g = exp(-((x-pos)./(0.6005615.*wid)) .^2);
g = ExpBroaden(g',timeconstant);
% ----------------------------------------------------------------------
function yb = ExpBroaden(y,t)
% ExpBroaden(y,t) convolutes y by an exponential decay of time constant t
% by multiplying Fourier transforms and inverse transforming the result.
ly=length(y);
ey=[zeros(size(y));y;zeros(size(y))];
fy=fft(ey);
a=exp(-(1:length(fy))./t);
fa=fft(a);
fy1=fy.*fa';
ybz=real(ifft(fy1))./sum(a);
yb=ybz(ly+2:length(ybz)-ly+1);
% ----------------------------------------------------------------------
function err = fitexppulse(tau,x,y)
% Iterative fit of the sum of exponental pulses
% of the form Height.*exp(-tau1.*x).*(1-exp(-tau2.*x)))
global PEAKHEIGHTS
A = zeros(length(x),round(length(tau)/2));
for j = 1:length(tau)/2,
    A(:,j) = exppulse(x,tau(2*j-1),tau(2*j));
end
PEAKHEIGHTS =abs(A\y');
z = A*PEAKHEIGHTS;
err = norm(z-y');
% ----------------------------------------------------------------------
function g = exppulse(x,t1,t2)
% Exponential pulse of the form 
% Height.*exp(-tau1.*x).*(1-exp(-tau2.*x)))
e=(x-t1)./t2;
p = 4*exp(-e).*(1-exp(-e));
p=p .* [p>0];
g = p';
% ----------------------------------------------------------------------
function err = fitsigmoid(tau,x,y)
% Fitting function for iterative fit to the sum of
% sigmiods of the form Height./(1 + exp((t1 - t)/t2))
global PEAKHEIGHTS
A = zeros(length(x),round(length(tau)/2));
for j = 1:length(tau)/2,
    A(:,j) = sigmoid(x,tau(2*j-1),tau(2*j));
end
PEAKHEIGHTS = A\y';
z = A*PEAKHEIGHTS;
err = norm(z-y');
% ----------------------------------------------------------------------
function g=sigmoid(x,t1,t2)
g=1./(1 + exp((t1 - x)./t2))';
% ----------------------------------------------------------------------
function b=iqr(a)
% b = IQR(a)  returns the interquartile range of the values in a.  For
%  vector input, b is the difference between the 75th and 25th percentiles
%  of a.  For matrix input, b is a row vector containing the interquartile
%  range of each column of a.
mina=min(a);
sizea=size(a);
NumCols=sizea(2);
for n=1:NumCols,b(:,n)=a(:,n)-mina(n);end
Sorteda=sort(b);
lx=length(Sorteda);
SecondQuartile=round(lx/4);
FourthQuartile=3*round(lx/4);
b=abs(Sorteda(FourthQuartile,:)-Sorteda(SecondQuartile,:));

